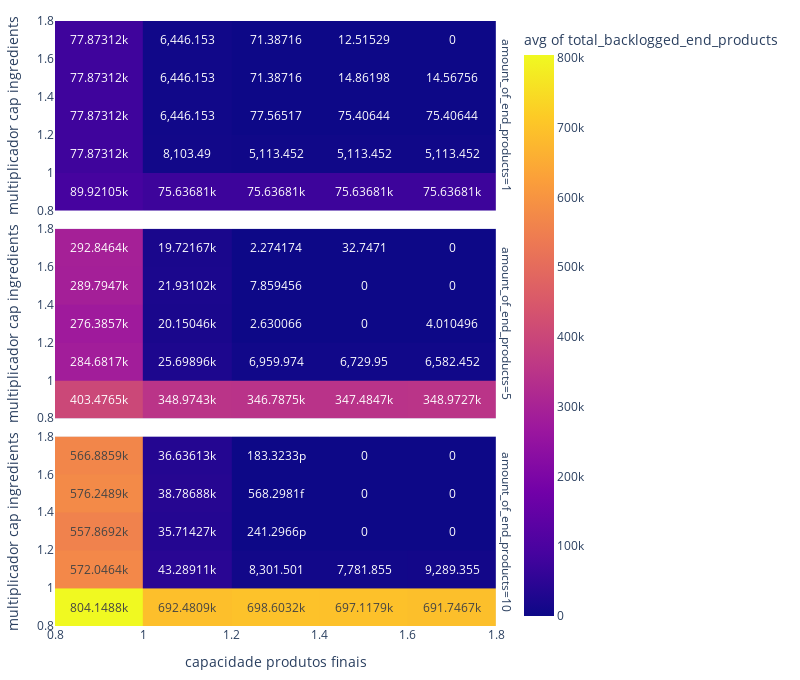

The notebook cell saved with this chart:
### Code cell
dfaux = pd.pivot_table(
    df_formulacao1.query("type_cap_ingredients != 'W'"),
    index=col_keys3,
    aggfunc={
        "total_backlogged_end_products": np.mean,
        "ingredients_uc": np.mean,
        "end_product_uc": np.mean,
    },
).reset_index().rename(
    columns={
        "capacity_multiplier": "capacidade produtos finais",
        "coef_cap": "multiplicador cap ingredients",
    }
)
dfaux = dfaux[dfaux.apply(lambda row: not isinstance(row["capacidade produtos finais"], str), axis=1)]
#show(dfshow)



fig = px.density_heatmap(
    dfaux,
    x="capacidade produtos finais",
    y="multiplicador cap ingredients",
    z="total_backlogged_end_products",
    text_auto=True,
    #marginal_x="histogram", marginal_y="histogram",
    histfunc="avg",
    facet_row="amount_of_end_products"
)

fig.update_layout(
    margin=dict(l=20, r=20, t=20, b=20),
    width=800,
    height=680
)

fig.update_xaxes(range=(0.8, 1.8))
fig.update_yaxes(range=(0.8, 1.8))

fig.show()
